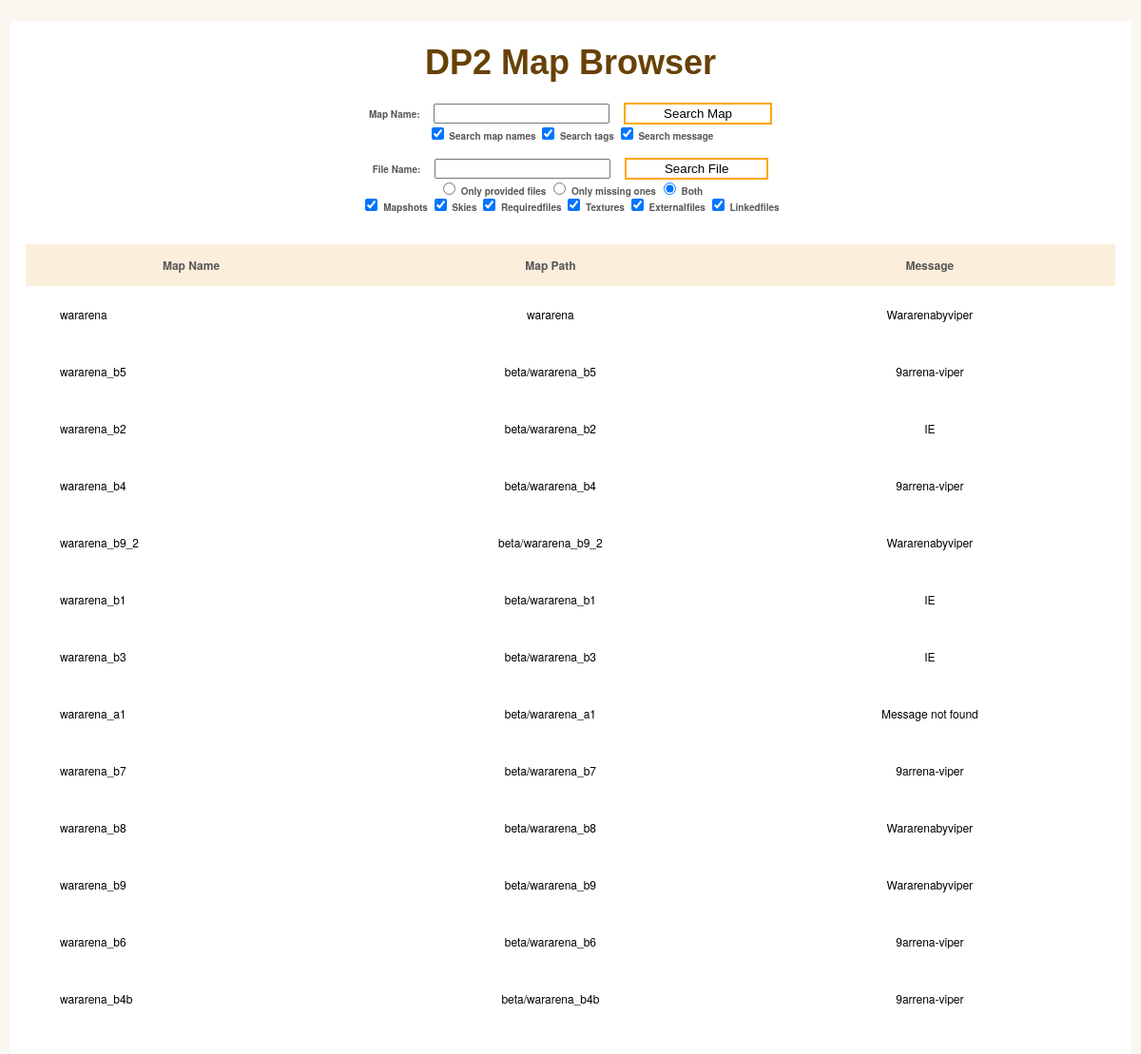
The page /map_browser.php?mapname=wararena on the database its author committed.
### tables this page shows
CREATE TABLE maps (
                                        map_id integer PRIMARY KEY,
                                        map_name text NOT NULL,
                                        map_path text NOT NULL,
                                        message text
                                    );

### map_browser.php (the view, shortened to what this page needs)
<head>
    <link rel="stylesheet" type="text/css" href="map_browser.css">
</head>
<body>
    <div id="wrapper">
        <h1>DP2 Map Browser</h1>
        <form action="map_browser.php" method="get">
            <label for="mapname">Map Name: </label>
            <input type="text" name="mapname">
            <input type="submit" value="Search Map">
            <br>
            <label><input type="checkbox" name="name" value="1" checked="true"/> Search map names</label>
            <label><input type="checkbox" name="tags" value="1" checked="true"/> Search tags</label>
            <label><input type="checkbox" name="message" value="1" checked="true"/> Search message</label>
        </form>
        <form action="file_browser.php" method="get">
            <label for="mapname">File Name: </label>
            <input type="text" name="mapname">
            <input type="submit" value="Search File">
            <br>
            <label><input type="radio" id="option2" name="provided" value="1"/> Only provided files</label>
            <label><input type="radio" id="option3"name="provided" value="-1"/> Only missing ones</label>
            <label><input type="radio" id="option4" name="provided" value="0" checked="true"/> Both</label>
            <br>
            <label><input type="checkbox" name="mapshot" value="1" checked="true"/> Mapshots</label>
            <label><input type="checkbox" name="sky" value="1" checked="true"/> Skies</label>
            <label><input type="checkbox" name="requiredfile" value="1" checked="true"/> Requiredfiles</label>
            <label><input type="checkbox" name="texture" value="1" checked="true"/> Textures</label>
            <label><input type="checkbox" name="externalfile" value="1" checked="true"/> Externalfiles</label>
            <label><input type="checkbox" name="linkedfile" value="1" checked="true"/> Linkedfiles</label>
        </form>
        <table class="sortable maplist_table" id="keywords" cellspacing="0" cellpadding="0">
            <thead>
                <tr>
                    <th class="sorttable_alpha sort"><span>Map Name</span></th>
                    <th class="sorttable_alpha"><span>Map Path</span></th>
                    <th class="sorttable_alpha"><span>Message</span></th>
                </tr>
            </thead>
            <tbody class="hoverthing">
                <?php
$db = new SQLite3("sqlite_mapdata.db");
$categories = array();
if (count($categories) == 0){
$query_string = "SELECT * FROM maps where map_path like :mapname or message like :mapname or map_id in (select map_id from tags where tag_name like :mapname)";
} else {
$query_string = "select * from maps where ".$categories[0];
    foreach ($categories as $idx => $category){
        if ($idx < 1) continue;
        $query_string.=" or ".$category;
    }
}
$stmt = $db->prepare($query_string);
$stmt->bindValue(':mapname', "%".$_GET["mapname"]."%", SQLITE3_TEXT);
$mapdata = $stmt->execute();
while ($row = $mapdata->fetchArray()) {
    $link = "map_detail.php?mapid=".$row["map_id"];
    echo "<tr>";
    echo "<td class='lalign'><a href='".$link."'><div style='height:100%;width:100%'>", $row["map_name"],"</div></a></td>";
    echo "<td><a href='".$link."'><div style='height:100%;width:100%'>", $row["map_path"],"</div></a></td>";
    echo "<td><a href='".$link."'><div style='height:100%;width:100%'>", $row["message"],"</div></a></td>";
    echo "</tr>";
}
                ?>
            </tbody>
        </table>
    </div>
</body>

### map_browser.css (style rules this page uses)
html, body, div, span, applet, object, iframe, h1, h2, h3, h4, h5, h6, p, blockquote, pre, a, abbr, acronym, address, big, cite, code, del, dfn, em, img, ins, kbd, q, s, samp, small, strike, strong, sub, sup, tt, var, b, u, i, center, dl, dt, dd, ol, ul, li, fieldset, form, label, legend, table, caption, tbody, tfoot, thead, tr, th, td, article, aside, canvas, details, embed, figure, figcaption, footer, header, hgroup, menu, nav, output, ruby, section, summary, time, mark, audio, video { margin: 0; padding: 0; border: 0; font-size: 100%; font: inherit; vertical-align: baseline; outline: none; -webkit-font-smoothing: antialiased; -webkit-text-size-adjust: 100%; -ms-text-size-adjust: 100%; -webkit-box-sizing: border-box; -moz-box-sizing: border-box; box-sizing: border-box; }
body { background: #faf6f0; font-family: 'Helvetica Neue', Helvetica, Arial, sans-serif; font-size: 62.5%; line-height: 1; color: #585858; padding: 22px 10px; padding-bottom: 55px; }
input, textarea { -webkit-font-smoothing: antialiased; -webkit-text-size-adjust: 100%; -ms-text-size-adjust: 100%; -webkit-box-sizing: border-box; -moz-box-sizing: border-box; box-sizing: border-box; outline: none; }
table { border-collapse: collapse; border-spacing: 0; }
form { margin-top: 2vh; }
form > input { margin-left: 1vw; }
form > input[type='submit'] { background:white; outline: none; border:2px solid orange; padding: 2px 40px; cursor: pointer; }
form label { font-weight:bold; }
h1 { font-family: 'Amarante', Tahoma, sans-serif; font-weight: bold; font-size: 3.6em; margin-bottom: 3vh; margin-top: 2vh; color: rgb(103, 65, 6); text-align: center; }
#wrapper { display: block; max-width:1200px; background: #fff; margin: 0 auto; position: relative; padding: 10px 17px; text-align: center; }
#keywords { margin: 0 auto; font-size: 1.2em; margin-bottom: 4vh; margin-top:4vh; background: rgb(250, 246, 240); width: 100%; }
#keywords thead { cursor: pointer; background: #fbefdc; }
#keywords thead tr th { font-weight: bold; padding: 2vh 1vw; }
#keywords tbody tr { color: #555; }
#keywords tbody tr td { text-align: center; padding: 2vw 3vw; }
.maplist_table tbody tr td { padding: 0 !important; }
.maplist_table tbody tr td a { padding: 2vw 3vw; display: block; }
#keywords tbody tr td.lalign { text-align: left; }
.hoverthing { width: 100%; border-collapse:collapse; }
.hoverthing tr { background: #ffffff; }
a { color: #000000; text-decoration: none; }

### rows shown on the page
maps: map_name "wararena", map_path "wararena", message "Wararenabyviper"
maps: map_name "wararena_b5", map_path "beta/wararena_b5", message "9arrena-viper"
maps: map_name "wararena_b2", map_path "beta/wararena_b2", message "IE"
maps: map_name "wararena_b4", map_path "beta/wararena_b4", message "9arrena-viper"
maps: map_name "wararena_b9_2", map_path "beta/wararena_b9_2", message "Wararenabyviper"
maps: map_name "wararena_b1", map_path "beta/wararena_b1", message "IE"
maps: map_name "wararena_b3", map_path "beta/wararena_b3", message "IE"
maps: map_name "wararena_a1", map_path "beta/wararena_a1", message "Message not found"
maps: map_name "wararena_b7", map_path "beta/wararena_b7", message "9arrena-viper"
maps: map_name "wararena_b8", map_path "beta/wararena_b8", message "Wararenabyviper"
maps: map_name "wararena_b9", map_path "beta/wararena_b9", message "Wararenabyviper"
maps: map_name "wararena_b6", map_path "beta/wararena_b6", message "9arrena-viper"
maps: map_name "wararena_b4b", map_path "beta/wararena_b4b", message "9arrena-viper"
